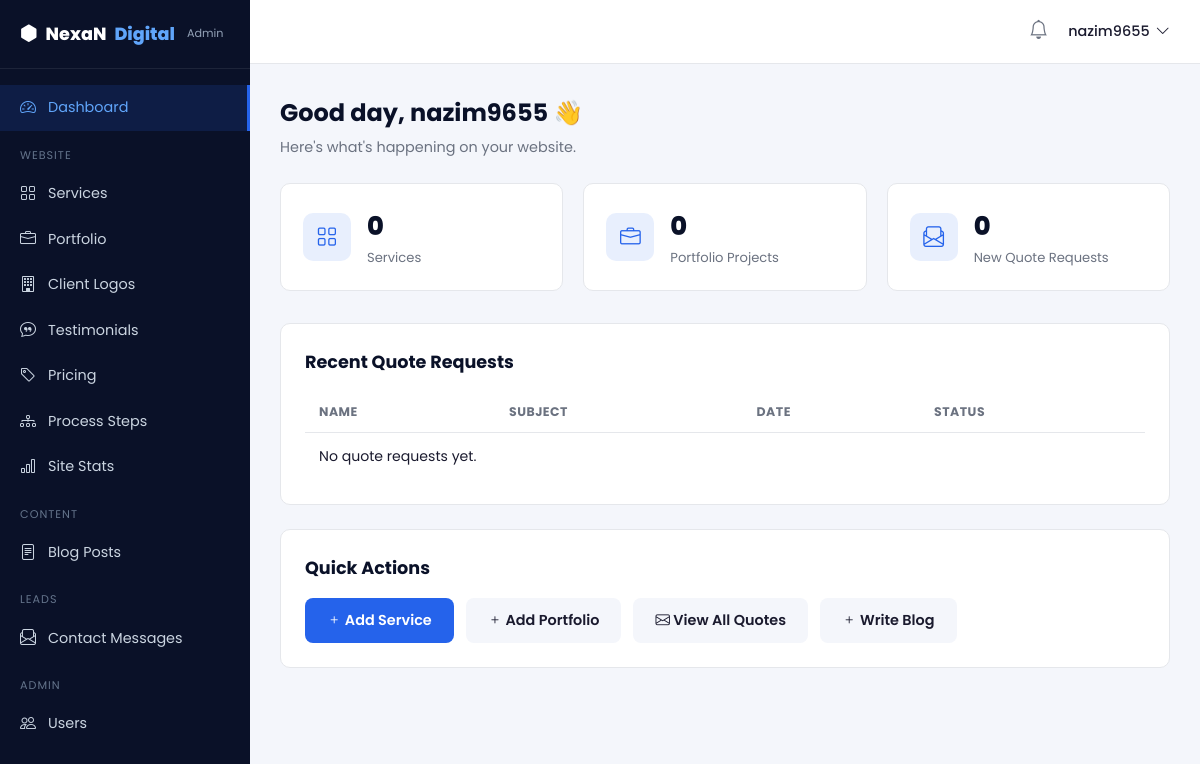
Before: /dashboard/ (signed in) with the older database file.
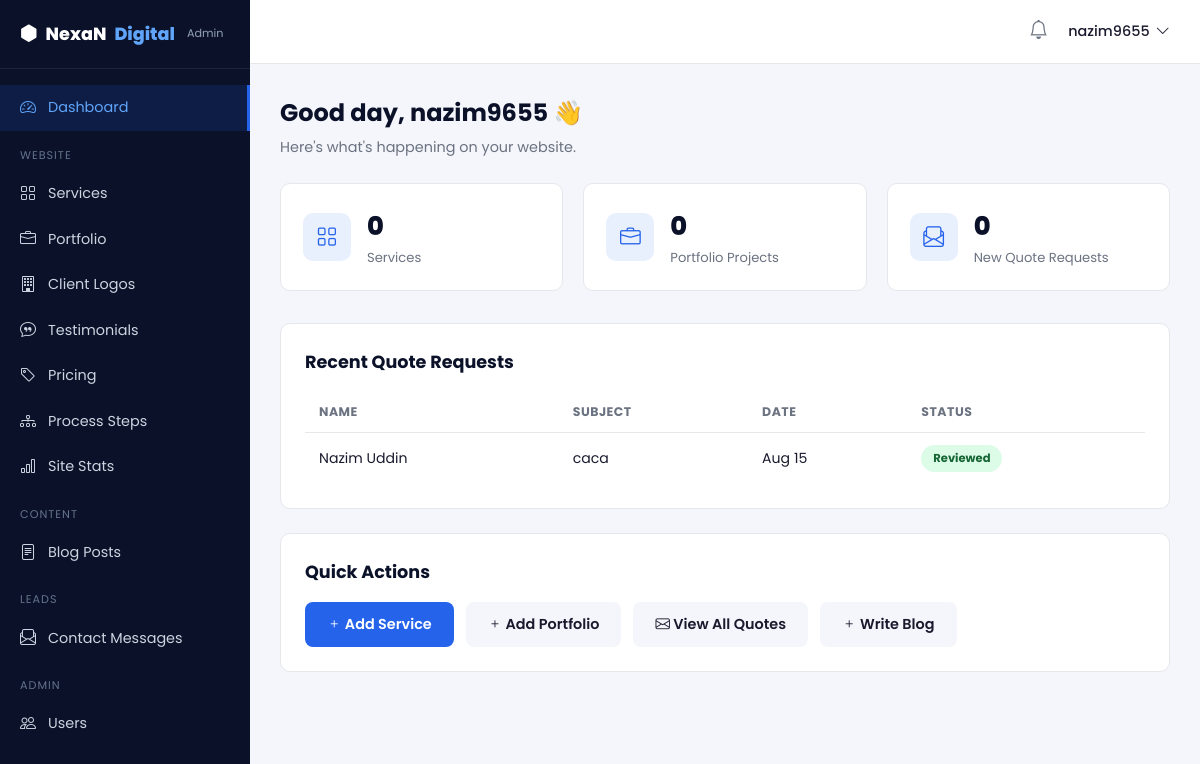
After: the same page with the newer database file.
### website/models.py (models this page shows, shortened)
class ContactMessage(models.Model):
    name = models.CharField(max_length=100)
    email = models.EmailField()
    subject = models.CharField(max_length=200, blank=True)
    message = models.TextField()
    created_at = models.DateTimeField(auto_now_add=True)
    is_read = models.BooleanField(default=False)
    class Meta:
        ordering = ['-created_at']

### dashboard/views.py (the view)
# urls.py: path('', views.dashboard_home, name='home'),
@login_required(login_url='dashboard:login')
def dashboard_home(request):
    context = {
        'service_count': Service.objects.count(),
        'portfolio_count': PortfolioItem.objects.count(),
        'new_quotes_count': ContactMessage.objects.filter(is_read=False).count(),
        'recent_quotes': ContactMessage.objects.all()[:5],
    }
    return render(request, 'dashboard/dashboard.html', context)

### website/context_processors.py (called while the page is built)
def nav_services(request):
    return {'nav_services': Service.objects.all()}

### dashboard/templates/dashboard/dashboard.html (shortened to what this page needs)
{% extends 'dashboard/base.html' %}
{% block content %}
<div class="dash-greeting">
  <h2>Good day, {{ request.user.username }} 👋</h2>
  <p>Here's what's happening on your website.</p>
</div>
<div class="dash-stats-grid">
  <div class="dash-stat-card">
    <div class="dash-stat-icon"><i class="bi bi-grid"></i></div>
    <div>
      <div class="dash-stat-value">{{ service_count }}</div>
      <div class="dash-stat-label">Services</div>
    </div>
  </div>
  <div class="dash-stat-card">
    <div class="dash-stat-icon"><i class="bi bi-briefcase"></i></div>
    <div>
      <div class="dash-stat-value">{{ portfolio_count }}</div>
      <div class="dash-stat-label">Portfolio Projects</div>
    </div>
  </div>
  <div class="dash-stat-card">
    <div class="dash-stat-icon"><i class="bi bi-envelope-paper"></i></div>
    <div>
      <div class="dash-stat-value">{{ new_quotes_count }}</div>
      <div class="dash-stat-label">New Quote Requests</div>
    </div>
  </div>
</div>
<div class="dash-panel">
  <h3>Recent Quote Requests</h3>
  <table class="dash-table">
    <thead>
      <tr><th>Name</th><th>Subject</th><th>Date</th><th>Status</th></tr>
    </thead>
    <tbody>
      {% for quote in recent_quotes %}
      <tr onclick="window.location.href='{% url 'dashboard:quote_detail' quote.pk %}'" style="cursor:pointer;">
        <td>{{ quote.name }}</td>
        <td>{{ quote.subject|default:"—" }}</td>
        <td>{{ quote.created_at|date:"M d" }}</td>
        <td>
          {% if quote.is_read %}
            <span class="status-badge status-read">Reviewed</span>
          {% else %}
            <span class="status-badge status-new">New</span>
          {% endif %}
        </td>
      </tr>
      {% empty %}
      <tr><td colspan="4">No quote requests yet.</td></tr>
      {% endfor %}
    </tbody>
  </table>
</div>
<div class="dash-panel">
  <h3>Quick Actions</h3>
  <div class="dash-quick-actions">
    <a href="/admin/website/service/add/" class="btn btn-primary"><i class="bi bi-plus"></i> Add Service</a>
    <a href="/admin/website/portfolioitem/add/" class="btn btn-secondary"><i class="bi bi-plus"></i> Add Portfolio</a>
    <a href="{% url 'dashboard:quotes' %}" class="btn btn-secondary"><i class="bi bi-envelope"></i> View All Quotes</a>
    <a href="/admin/website/blogpost/add/" class="btn btn-secondary"><i class="bi bi-plus"></i> Write Blog</a>
  </div>
</div>
{% endblock %}

Changed rows visible on the page:
added ContactMessage: name "Nazim Uddin", subject "caca", created_at "Aug 15", is_read "Reviewed"
Other visible differences:
text no longer shown: "No quote requests yet."
